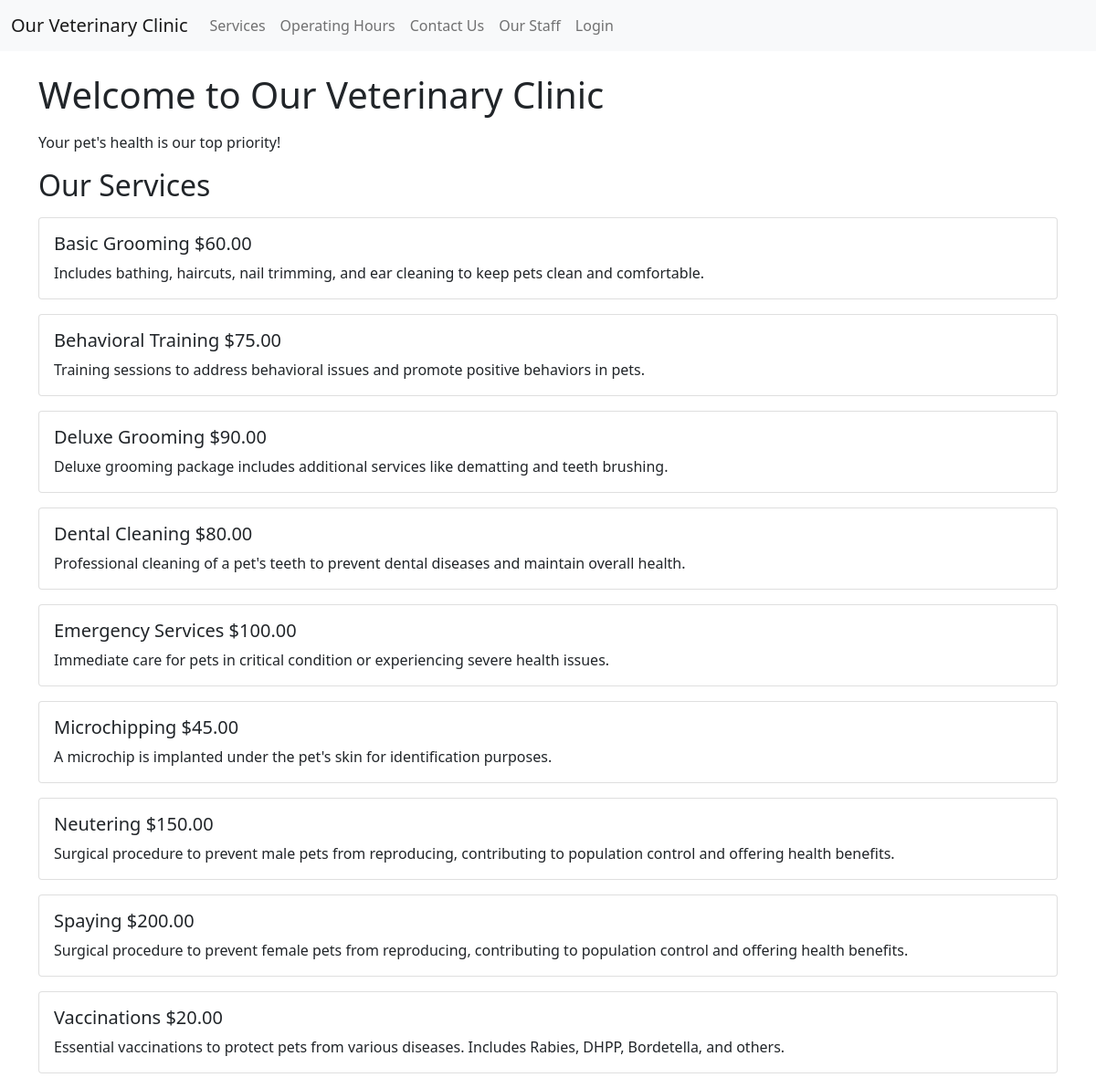
The page / on the database its author committed.
### tables this page shows
CREATE TABLE Services (
    service_id INT AUTO_INCREMENT PRIMARY KEY,
    name VARCHAR(255),
    description TEXT,
    price DECIMAL(10, 2),
    deleted INT,
    created datetime,
    updated datetime
);

### src/services.php (the view, shortened to what this page needs)
<?php
$host = 'localhost';
$dbname = 'pet_clinic';
$username = 'root';
$password = '';
$mysqli = new mysqli($host, $username, $password, $dbname);
$mysqli->set_charset("utf8mb4");
try {
    $query = "SELECT name, description, price FROM Services ORDER BY name";
    $result = $mysqli->query($query);
    $services = [];
    while ($row = $result->fetch_assoc()) {
        $services[] = $row;
    }
    foreach ($services as $service) {
        echo "<div class='card mb-3'>";
        echo "<div class='card-body'>";
        echo "<h5 class='card-title'>" . htmlspecialchars($service['name']) . ' $'. ($service['price']) . "</h5>";
        echo "<p class='card-text'>" . htmlspecialchars($service['description']) . "</p>";
        echo "</div>";
        echo "</div>";
    }
} catch (Exception $e) {
    die("An error occurred: " . $e->getMessage());
}
?>

### src/index.php (shortened to what this page needs)
<!DOCTYPE html>
<html lang="en">
<head>
    <link href="https://cdn.jsdelivr.net/npm/bootstrap@5.1.3/dist/css/bootstrap.min.css" rel="stylesheet">
</head>
<body>
    <nav class="navbar navbar-expand-lg navbar-light bg-light">
        <div class="container-fluid">
            <a class="navbar-brand" href="#">Our Veterinary Clinic</a>
            <div class="collapse navbar-collapse" id="navbarNav">
                <ul class="navbar-nav">
                    <li class="nav-item">
                        <a class="nav-link" href="#services">Services</a>
                    </li>
                    <li class="nav-item">
                        <a class="nav-link" href="#hours">Operating Hours</a>
                    </li>
                    <li class="nav-item">
                        <a class="nav-link" href="contact.php">Contact Us</a>
                    </li>
                    <li class="nav-item">
                        <a class="nav-link" href="staff.php">Our Staff</a>
                    </li>
                    <li class="nav-item">
                        <a class="nav-link" href="login.php">Login</a>
                    </li>
                </ul>
            </div>
        </div>
    </nav>
    <div class="container mt-4">
        <div class="row">
            <div class="col-lg-12">
                <h1 class="mb-3">Welcome to Our Veterinary Clinic</h1>
                <p>Your pet's health is our top priority!</p>
                <div id="services" class="mb-3">
                    <h2 class="mb-3">Our Services</h2>
                    <?php include 'services.php'; ?>
                </div>
            </div>
        </div>
    </div>
</body>
</html>

### rows shown on the page
services: name "Basic Grooming", price "60.00", description "Includes bathing, haircuts, nail trimming, and ear cleaning to keep pets clean and comfortable."
services: name "Behavioral Training", price "75.00", description "Training sessions to address behavioral issues and promote positive behaviors in pets."
services: name "Deluxe Grooming", price "90.00", description "Deluxe grooming package includes additional services like dematting and teeth brushing."
services: name "Dental Cleaning", price "80.00", description "Professional cleaning of a pet's teeth to prevent dental diseases and maintain overall health."
services: name "Emergency Services", price "100.00", description "Immediate care for pets in critical condition or experiencing severe health issues."
services: name "Microchipping", price "45.00", description "A microchip is implanted under the pet's skin for identification purposes."
services: name "Neutering", price "150.00", description "Surgical procedure to prevent male pets from reproducing, contributing to population control and offering health benefits."
services: name "Spaying", price "200.00", description "Surgical procedure to prevent female pets from reproducing, contributing to population control and offering health benefits."
services: name "Vaccinations", price "20.00", description "Essential vaccinations to protect pets from various diseases. Includes Rabies, DHPP, Bordetella, and others."
